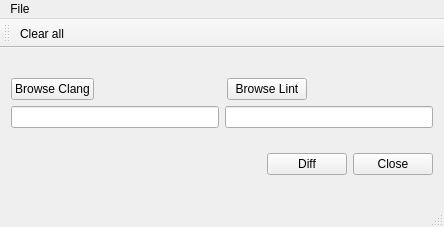
<?xml version="1.0" encoding="UTF-8"?>
<ui version="4.0">
 <class>MainWindow</class>
 <widget class="QMainWindow" name="MainWindow">
  <property name="geometry">
   <rect>
    <x>0</x>
    <y>0</y>
    <width>444</width>
    <height>227</height>
   </rect>
  </property>
  <property name="windowTitle">
   <string>MainWindow</string>
  </property>
  <widget class="QWidget" name="centralWidget">
   <layout class="QVBoxLayout" name="verticalLayout_2">
    <item>
     <layout class="QVBoxLayout" name="verticalLayout">
      <item>
       <layout class="QHBoxLayout" name="horizontalLayout">
        <item>
         <widget class="QPushButton" name="pushButton_file1">
          <property name="text">
           <string>Browse Clang</string>
          </property>
         </widget>
        </item>
        <item>
         <spacer name="horizontalSpacer_3">
          <property name="orientation">
           <enum>Qt::Horizontal</enum>
          </property>
          <property name="sizeHint" stdset="0">
           <size>
            <width>48</width>
            <height>20</height>
           </size>
          </property>
         </spacer>
        </item>
        <item>
         <widget class="QPushButton" name="pushButton__file2">
          <property name="text">
           <string>Browse Lint</string>
          </property>
         </widget>
        </item>
        <item>
         <spacer name="horizontalSpacer_2">
          <property name="orientation">
           <enum>Qt::Horizontal</enum>
          </property>
          <property name="sizeHint" stdset="0">
           <size>
            <width>48</width>
            <height>20</height>
           </size>
          </property>
         </spacer>
        </item>
       </layout>
      </item>
      <item>
       <layout class="QHBoxLayout" name="horizontalLayout_3">
        <item>
         <widget class="QLineEdit" name="lineEdit_file1"/>
        </item>
        <item>
         <widget class="QLineEdit" name="lineEdit_file2"/>
        </item>
       </layout>
      </item>
     </layout>
    </item>
    <item>
     <layout class="QHBoxLayout" name="horizontalLayout_2">
      <item>
       <spacer name="horizontalSpacer">
        <property name="orientation">
         <enum>Qt::Horizontal</enum>
        </property>
        <property name="sizeHint" stdset="0">
         <size>
          <width>118</width>
          <height>20</height>
         </size>
        </property>
       </spacer>
      </item>
      <item>
       <widget class="QPushButton" name="pushButton">
        <property name="text">
         <string>Diff</string>
        </property>
       </widget>
      </item>
      <item>
       <widget class="QPushButton" name="pushButton_2">
        <property name="text">
         <string>Close</string>
        </property>
       </widget>
      </item>
     </layout>
    </item>
   </layout>
   <zorder>pushButton_file1</zorder>
  </widget>
  <widget class="QMenuBar" name="menuBar">
   <property name="geometry">
    <rect>
     <x>0</x>
     <y>0</y>
     <width>444</width>
     <height>21</height>
    </rect>
   </property>
   <widget class="QMenu" name="menuClear_all">
    <property name="title">
     <string>File</string>
    </property>
    <addaction name="actionClear_all"/>
   </widget>
   <addaction name="menuClear_all"/>
  </widget>
  <widget class="QToolBar" name="mainToolBar">
   <attribute name="toolBarArea">
    <enum>TopToolBarArea</enum>
   </attribute>
   <attribute name="toolBarBreak">
    <bool>false</bool>
   </attribute>
   <addaction name="actionClear_all"/>
  </widget>
  <widget class="QStatusBar" name="statusBar"/>
  <action name="actionClear_all">
   <property name="text">
    <string>Clear all</string>
   </property>
  </action>
 </widget>
 <layoutdefault spacing="6" margin="11"/>
 <resources/>
 <connections>
  <connection>
   <sender>pushButton_2</sender>
   <signal>clicked()</signal>
   <receiver>MainWindow</receiver>
   <slot>close()</slot>
   <hints>
    <hint type="sourcelabel">
     <x>495</x>
     <y>131</y>
    </hint>
    <hint type="destinationlabel">
     <x>496</x>
     <y>147</y>
    </hint>
   </hints>
  </connection>
 </connections>
</ui>
